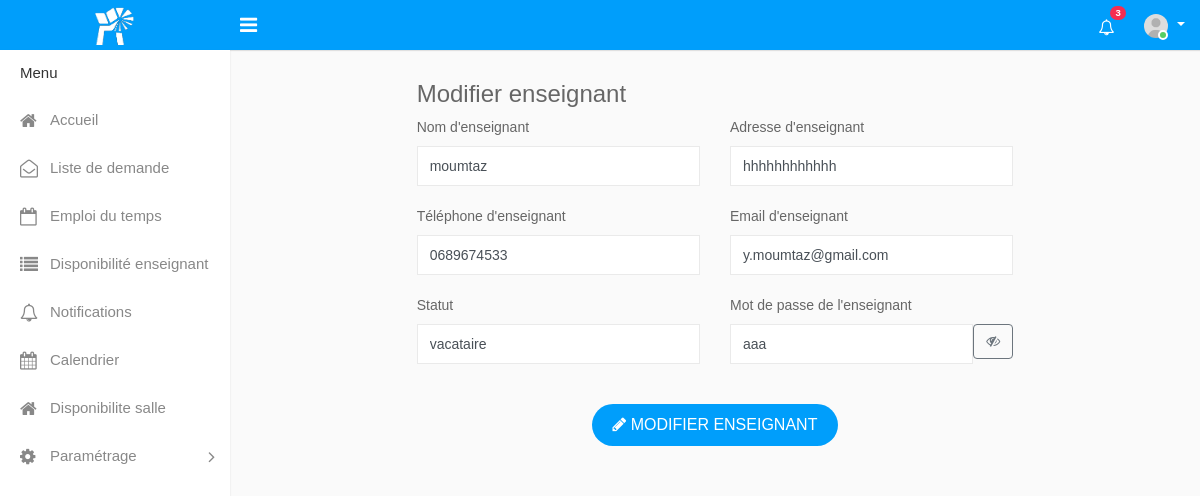
/edit_enseignant.php?id_enseignant=1, run on an earlier commit of the app's database.
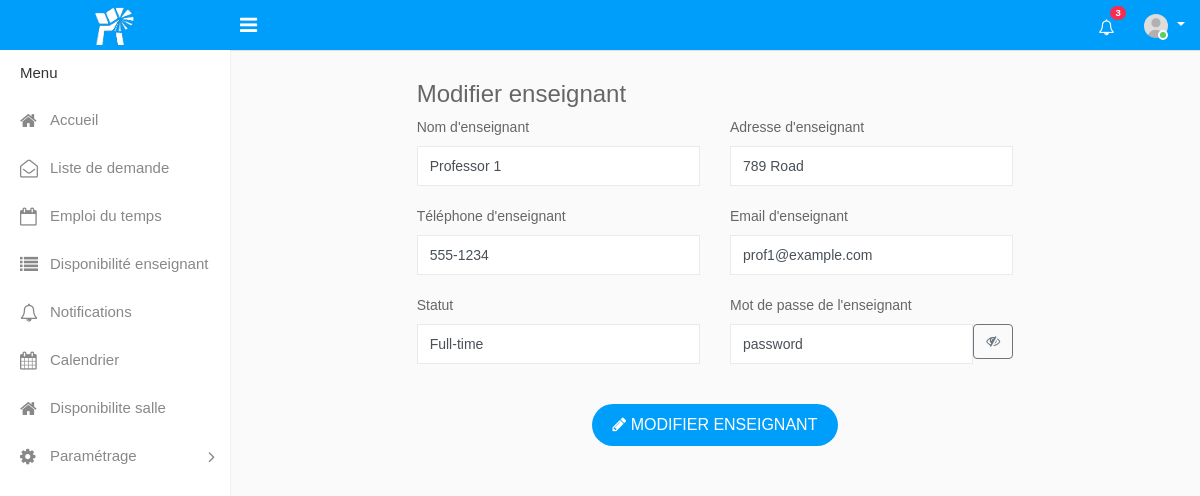
And on a later commit of the database.
### tables this page shows
CREATE TABLE `enseignant` (
  `id_enseignant` int(11) NOT NULL,
  `nom_enseignant` varchar(50) NOT NULL,
  `email_enseignant` varchar(50) NOT NULL,
  `adresse` varchar(50) NOT NULL,
  `telephone` varchar(50) NOT NULL,
  `statut_enseignant` varchar(50) NOT NULL,
  `password` varchar(50) NOT NULL
);

### edit_enseignant.php (the view, shortened to what the changed rows need)
<?php
include_once("config.php");
if (isset($_GET['id_enseignant'])) {
    $id_enseignant = $_GET['id_enseignant'];
    $result = mysqli_query($mysqli, "SELECT * FROM enseignant WHERE id_enseignant='$id_enseignant'");
    if ($res = mysqli_fetch_array($result)) {
        $nom_enseignant = $res["nom_enseignant"];
        $email_enseignant = $res["email_enseignant"];
        $adresse = $res["adresse"];
        $telephone = $res["telephone"];
        $statut_enseignant = $res["statut_enseignant"];
        $password = $res["password"];
    } else {
        echo "ID de l'enseignant non trouvé.";
        exit;
    }
} else {
    echo "ID de l'enseignant non spécifié.";
    exit;
}
?>
<!DOCTYPE html>
<html lang="en">
<head>
    <link rel="stylesheet" type="text/css" href="assets/css/bootstrap.min.css">
    <link rel="stylesheet" type="text/css" href="assets/css/font-awesome.min.css">
    <link rel="stylesheet" type="text/css" href="assets/css/select2.min.css">
    <link rel="stylesheet" type="text/css" href="assets/css/style.css">
</head>
<body>
    <div class="main-wrapper">
        <div class="page-wrapper">
            <div class="content">
                <div class="row">
                    <div class="col-lg-8 offset-lg-2">
                        <form action="modifierEnseignant.php?id_enseignant=<?php echo $id_enseignant; ?>" method="POST">
                            <div class="row">
                                <div class="col-sm-6">
                                    <div class="form-group">
                                        <label>Nom d'enseignant</label>
                                        <input class="form-control" type="text" name="nom_enseignant" value="<?php echo $nom_enseignant; ?>">
                                    </div>
                                </div>
                                <div class="col-sm-6">
                                    <div class="form-group">
                                        <label>Adresse d'enseignant</label>
                                        <input class="form-control" type="text" name="adresse" value="<?php echo $adresse; ?>">
                                    </div>
                                </div>
                                <div class="col-sm-6">
                                    <div class="form-group">
                                        <label>Téléphone d'enseignant</label>
                                        <input class="form-control" type="text" name="telephone" value="<?php echo $telephone; ?>">
                                    </div>
                                </div>
                                <div class="col-sm-6">
                                    <div class="form-group">
                                        <label>Email d'enseignant</label>
                                        <input class="form-control" type="email" name="email_enseignant" value="<?php echo $email_enseignant; ?>">
                                    </div>
                                </div>
                                <div class="col-sm-6">
                                    <div class="form-group">
                                        <label>Statut</label>
                                        <input class="form-control" type="text" name="statut_enseignant" value="<?php echo $statut_enseignant; ?>">
                                    </div>
                                </div>
                            <div class="col-sm-6">
                                <div class="form-group">
                                    <div class="input-group">
                                        <input class="form-control" type="password" name="password" id="password-input" value="<?php echo isset($password) ? $password : ''; ?>">
                                        <span class="input-group-btn">
                                            <button type="button" id="toggle-password" class="btn btn-outline-secondary" onclick="togglePasswordVisibility()"><i class="fa fa-eye"></i></button>
                                        </span>
                                    </div>
                                </div>
                            </div>
                            </div>
                        </form>
                    </div>
                </div>
            </div>
        </div>
    </div>
</body>
</html>

What changed in the data, as far as the page shows it:
changed enseignant: nom_enseignant "moumtaz" → "Professor 1"; adresse "hhhhhhhhhhhh" → "789 Road"; telephone "0689674533" → "555-1234"; email_enseignant "y.moumtaz@gmail.com" → "prof1@example.com"; statut_enseignant "vacataire" → "Full-time"; password "aaa" → "password"
